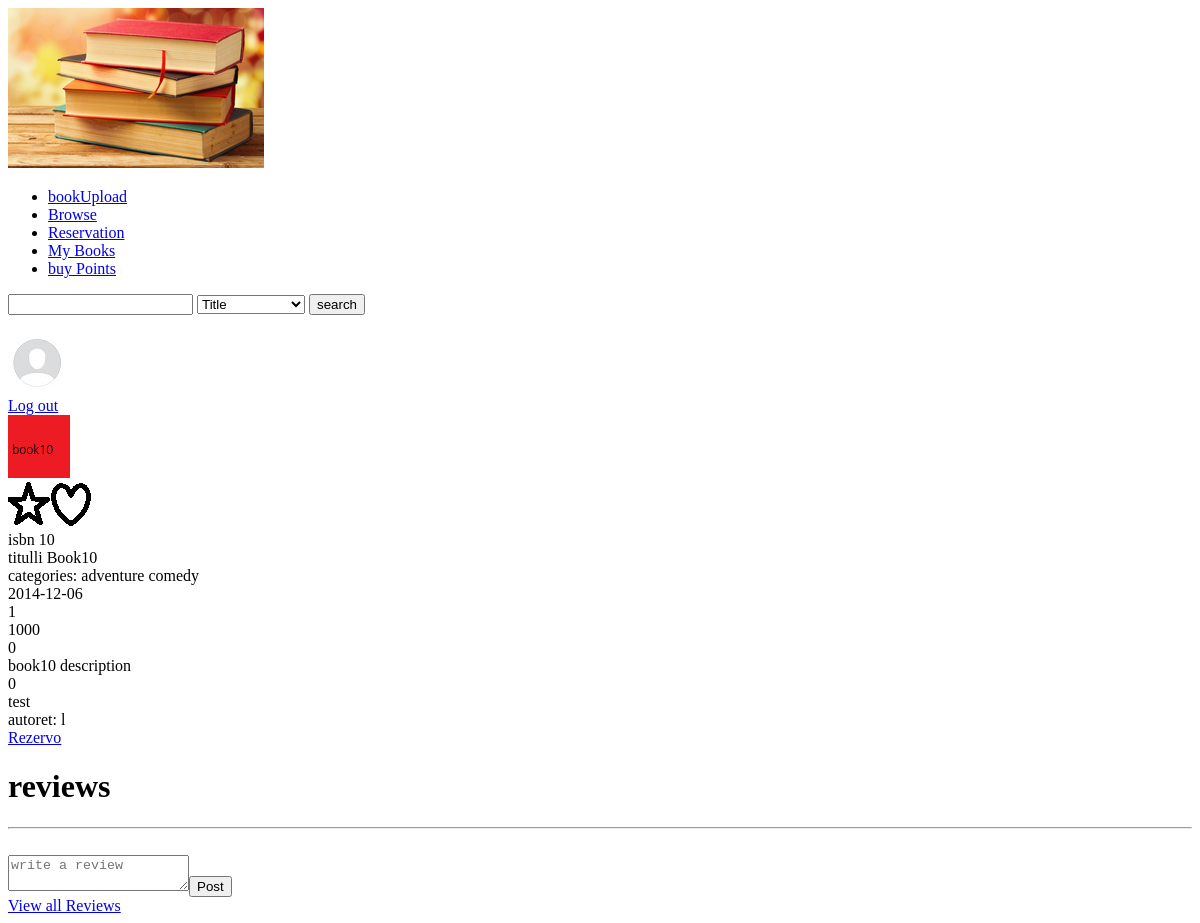
/user/book.php?isbn=10, run on an earlier commit of the app's database.
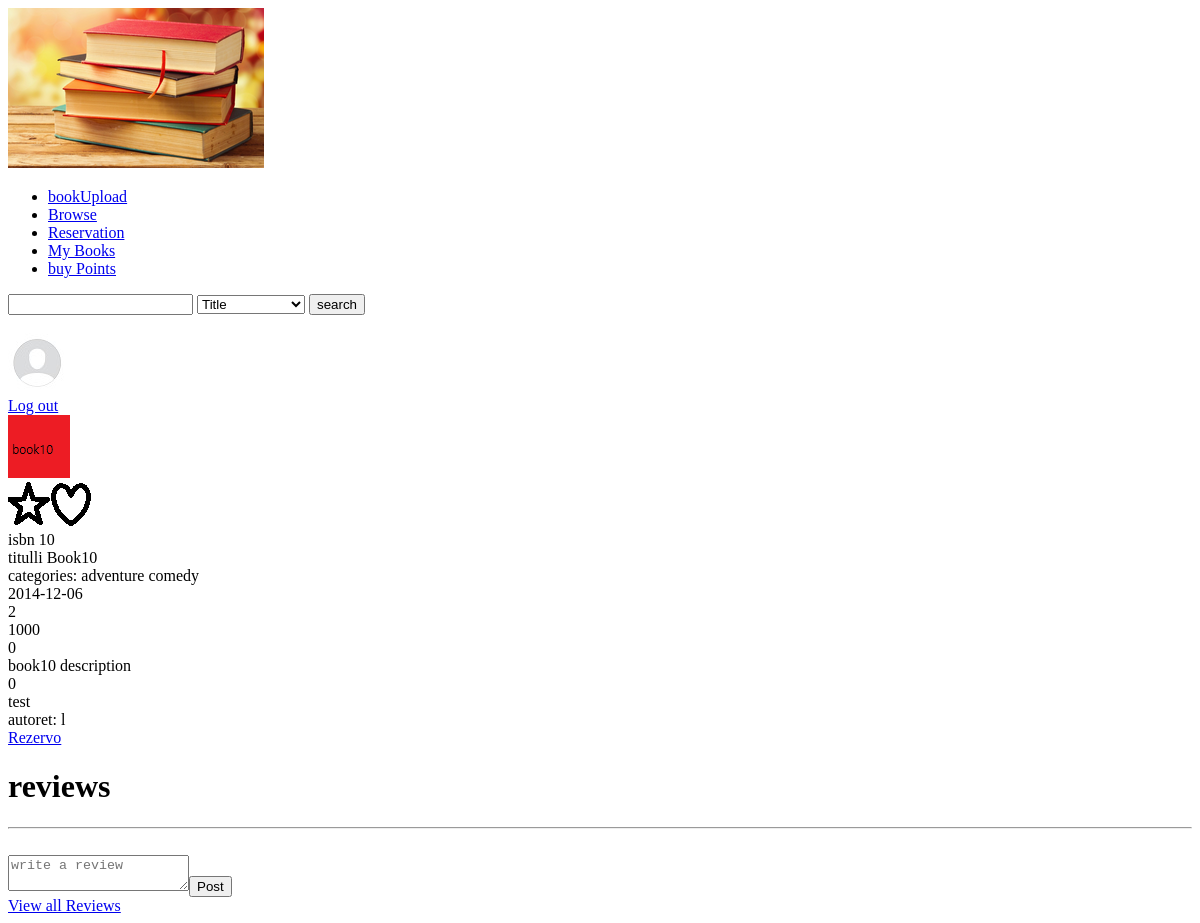
And on a later commit of the database.
### tables this page shows
CREATE TABLE `book` (
  `ISBN` varchar(30) NOT NULL,
  `title` varchar(50) NOT NULL,
  `publication_year` date NOT NULL,
  `publish_house` int(11) NOT NULL,
  `quantity` int(11) NOT NULL,
  `price` int(11) NOT NULL,
  `reservation_points` int(11) NOT NULL,
  `cover_photo` varchar(100) DEFAULT NULL,
  `description` varchar(200) DEFAULT NULL,
  `likes` int(11) DEFAULT NULL,
  `monthly_likes` int(11) DEFAULT 0
);

### user/functions/offlineBookDetails.php (the view)
<?php
$isbn=$_GET["isbn"];
	$sql="SELECT * from book WHERE isbn='{$isbn}'";
	$resultBook=$connection->query($sql);
	$book=$resultBook->fetch_assoc();
	$sql="SELECT c_description from v_book_categories where isbn='{$isbn}'";
	$bookCategories=$connection->query($sql);
	$sql="SELECT full_name FROM v_author_book WHERE isbn='{$isbn}'";
	$resultAuthor=$connection->query($sql);
	$publishHouseId=$book["publish_house"];
	$sql="SELECT name FROM publish_house WHERE id='{$publishHouseId}'";
	$publish_house=$connection->query($sql);
	$book_publish_house=$publish_house->fetch_assoc();
	$image_path="/BibliotekaOnline/images/books/";
	$image_path.=$book["cover_photo"];
	$userId=$userData["id"];
	echo "<img src='$image_path'>"."<br>";
	$sql="SELECT * FROM book_like WHERE user_id='{$userId}' AND book_id='{$isbn}'";
	$likeResult=$connection->query($sql);
	if($likeResult->num_rows>0){
		echo "<img id='like' onclick=\"likePressed('offlineBook','".$isbn."')\" src='/BibliotekaOnline/images/app/likeFilled.png'>";
	}
	else{
		echo "<img id='like' onclick=\"likePressed('offlineBook','".$isbn."')\" src='/BibliotekaOnline/images/app/likeEmpty.png'>";
	}
	$sql="SELECT * FROM book_favourite WHERE user_id='{$userId}' AND book_id='{$isbn}'";
	$favouriteResult=$connection->query($sql);
	if($favouriteResult->num_rows>0){
		 echo "<img id='favourite' onclick=\"favouritePressed('offlineBook','".$isbn."')\" src='/BibliotekaOnline/images/app/favouriteFilled.png'>";
	}
	else{
		echo "<img id='favourite' onclick=\"favouritePressed('offlineBook','".$isbn."')\" src='/BibliotekaOnline/images/app/favouriteEmpty.png'>";
	}
		echo "<br>isbn  ".$book["ISBN"]." <br> "."titulli  ".$book["title"]." <br>"."categories: ";
		while ($resultBookCategories=$bookCategories->fetch_assoc()) {
			echo $resultBookCategories["c_description"]." ";
		}
			echo "<br>".$book["publication_year"]."<br> ".$book["quantity"]." <br>".$book["price"]."<br> ".$book["reservation_points"]." <br>".$book["description"]."<br> ".$book["likes"]."<br>".$book_publish_house["name"]."<br>"."autoret: ";
		while($author=$resultAuthor->fetch_assoc()){
			echo $author["full_name"]." ";
		}
		echo "<br><a href='bookReservation.php?isbn=".$book["ISBN"]."'>Rezervo</a>";
?>

What changed in the data, as far as the page shows it:
changed book "Book10": quantity "1" → "2"
